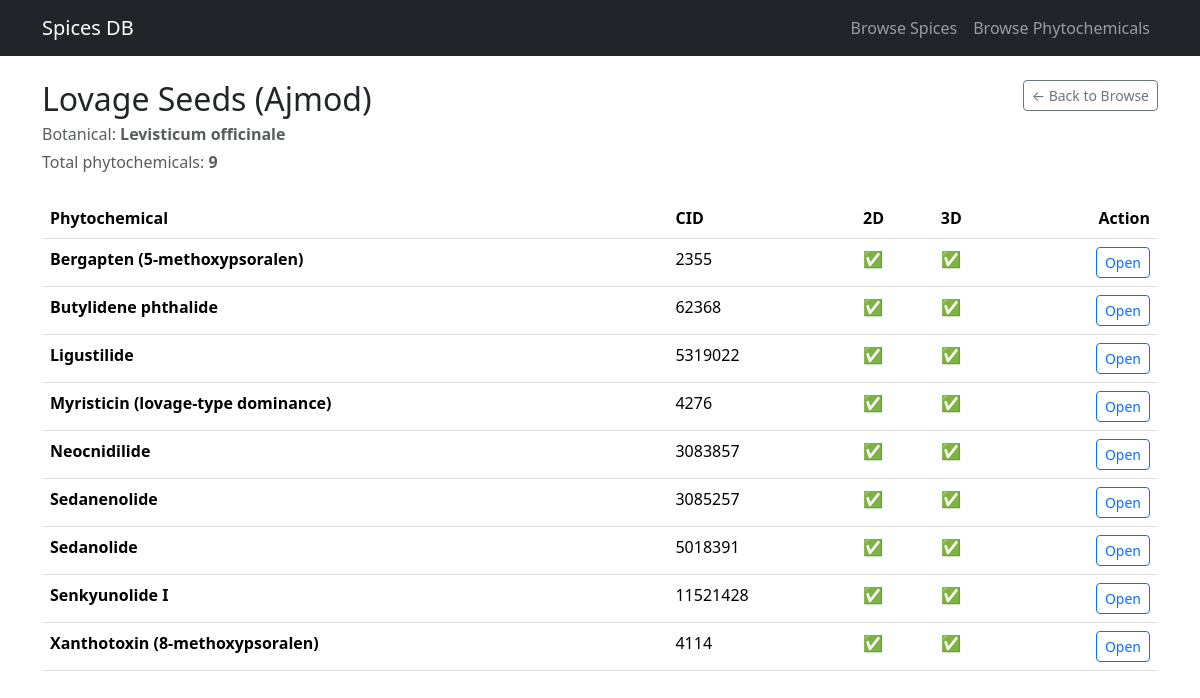
Screenshot of /spice/1 with the database file from the repository.
### tables this page shows
CREATE TABLE spices (
  spice_id INTEGER PRIMARY KEY AUTOINCREMENT,
  spice_name TEXT NOT NULL UNIQUE,
  botanical_name TEXT
);

CREATE TABLE phytochemicals (
  phyto_id INTEGER PRIMARY KEY AUTOINCREMENT,
  phyto_name TEXT NOT NULL,
  cid INTEGER UNIQUE
);

### app.py (the view)
@app.route("/spice/<int:spice_id>")
def spice_detail(spice_id: int):
    spice = query_db(
        "SELECT spice_id, spice_name, botanical_name FROM spices WHERE spice_id = ?",
        (spice_id,),
        one=True,
    )
    if not spice:
        abort(404)
    phytos = query_db(
        """
        SELECT p.phyto_id, p.phyto_name, p.cid,
               COALESCE(s.has_2d,0) AS has_2d,
               COALESCE(s.has_3d,0) AS has_3d
        FROM spice_phytochemicals sp
        JOIN phytochemicals p ON p.phyto_id = sp.phyto_id
        LEFT JOIN structures s ON s.phyto_id = p.phyto_id
        WHERE sp.spice_id = ?
        ORDER BY p.phyto_name ASC
        """,
        (spice_id,),
    )
    return render_template("spice_detail.html", spice=spice, phytochemicals=phytos)

### app.py (called while the page is built)
def get_db_connection():
    if not os.path.exists(DB_PATH):
        raise FileNotFoundError(
            f"SQLite DB not found at {DB_PATH}. Put spices.db inside /data folder."
        )
    conn = sqlite3.connect(DB_PATH)
    conn.row_factory = sqlite3.Row
    return conn

def query_db(sql: str, params=(), one: bool = False):
    conn = get_db_connection()
    cur = conn.execute(sql, params)
    rows = cur.fetchall()
    conn.close()
    return (rows[0] if rows else None) if one else rows

### templates/spice_detail.html
{% extends "base.html" %}
{% block content %}
<div class="container mt-4">
  <div class="d-flex align-items-start justify-content-between gap-3 flex-wrap">
    <div>
      <h2 class="mb-1">{{ spice.spice_name }}</h2>
      <div class="text-muted">Botanical: <b>{{ spice.botanical_name or "—" }}</b></div>
      <div class="text-muted mt-1">Total phytochemicals: <b>{{ phytochemicals|length }}</b></div>
    </div>
    <div>
      <a href="{{ url_for('browse_spices') }}" class="btn btn-outline-secondary btn-sm">&larr; Back to Browse</a>
    </div>
  </div>
  <div class="mt-4">
    <table class="table table-hover">
      <thead>
        <tr>
          <th>Phytochemical</th>
          <th>CID</th>
          <th>2D</th>
          <th>3D</th>
          <th class="text-end">Action</th>
        </tr>
      </thead>
      <tbody>
        {% for p in phytochemicals %}
        <tr>
          <td><b>{{ p.phyto_name }}</b></td>
          <td>{{ p.cid or "—" }}</td>
	  <td>{% if p.has_2d or p.has_3d %}✅{% else %}—{% endif %}</td>
	  <td>{% if p.has_3d %}✅{% else %}—{% endif %}</td>
          <td class="text-end">
            <a class="btn btn-sm btn-outline-primary" href="{{ url_for('phytochemical_detail', phyto_id=p.phyto_id) }}">Open</a>
          </td>
        </tr>
        {% endfor %}
      </tbody>
    </table>
  </div>
</div>
{% endblock %}

### rows the page displays
spices: spice_name "Lovage Seeds (Ajmod)", botanical_name "Levisticum officinale"
phytochemicals: phyto_name "Bergapten (5-methoxypsoralen)", cid "2355"
phytochemicals: phyto_name "Butylidene phthalide", cid "62368"
phytochemicals: phyto_name "Ligustilide", cid "5319022"
phytochemicals: phyto_name "Myristicin (lovage-type dominance)", cid "4276"
phytochemicals: phyto_name "Neocnidilide", cid "3083857"
phytochemicals: phyto_name "Sedanenolide", cid "3085257"
phytochemicals: phyto_name "Sedanolide", cid "5018391"
phytochemicals: phyto_name "Senkyunolide I", cid "11521428"
phytochemicals: phyto_name "Xanthotoxin (8-methoxypsoralen)", cid "4114"

### other values shown
{{ phytochemicals|length }} "9"
